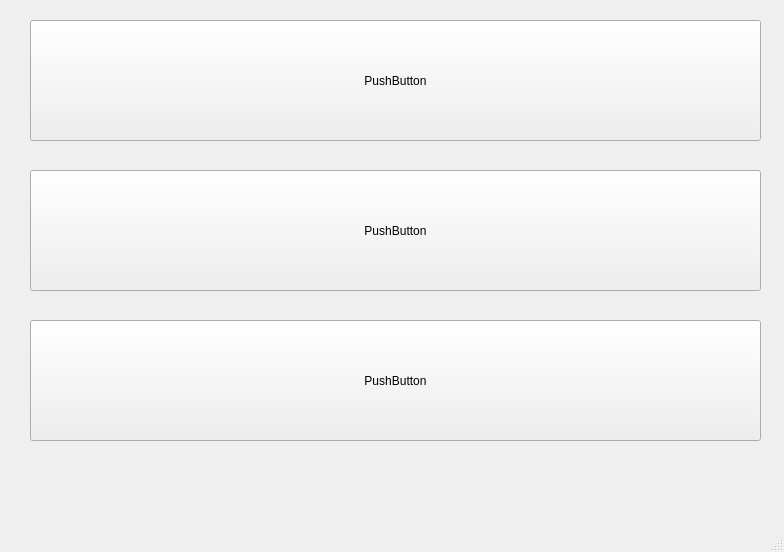
<?xml version="1.0" encoding="UTF-8"?>
<ui version="4.0">
 <class>MainWindow</class>
 <widget class="QMainWindow" name="MainWindow">
  <property name="geometry">
   <rect>
    <x>0</x>
    <y>0</y>
    <width>784</width>
    <height>552</height>
   </rect>
  </property>
  <property name="windowTitle">
   <string>MainWindow</string>
  </property>
  <widget class="QWidget" name="centralwidget">
   <widget class="QPushButton" name="btn_1">
    <property name="geometry">
     <rect>
      <x>30</x>
      <y>20</y>
      <width>731</width>
      <height>121</height>
     </rect>
    </property>
    <property name="text">
     <string>PushButton</string>
    </property>
   </widget>
   <widget class="QPushButton" name="btn_2">
    <property name="geometry">
     <rect>
      <x>30</x>
      <y>170</y>
      <width>731</width>
      <height>121</height>
     </rect>
    </property>
    <property name="text">
     <string>PushButton</string>
    </property>
   </widget>
   <widget class="QPushButton" name="btn_3">
    <property name="geometry">
     <rect>
      <x>30</x>
      <y>320</y>
      <width>731</width>
      <height>121</height>
     </rect>
    </property>
    <property name="text">
     <string>PushButton</string>
    </property>
   </widget>
  </widget>
  <widget class="QMenuBar" name="menubar">
   <property name="geometry">
    <rect>
     <x>0</x>
     <y>0</y>
     <width>784</width>
     <height>22</height>
    </rect>
   </property>
  </widget>
  <widget class="QStatusBar" name="statusbar"/>
 </widget>
 <resources/>
 <connections/>
</ui>
